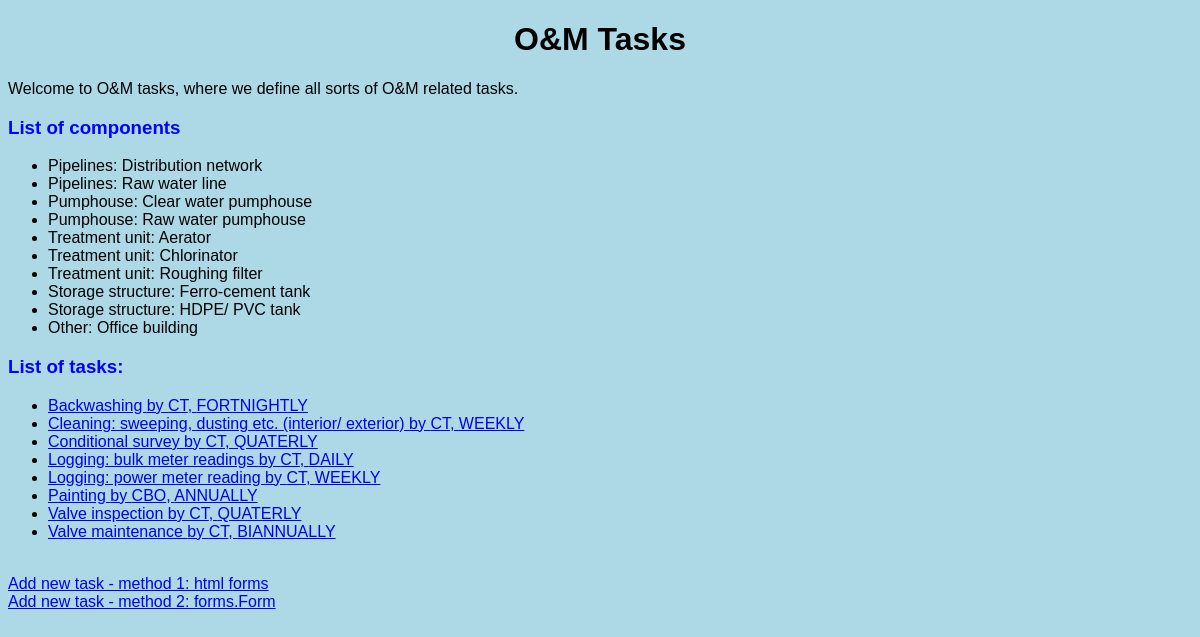
/tasks/, run on an earlier commit of the app's database.
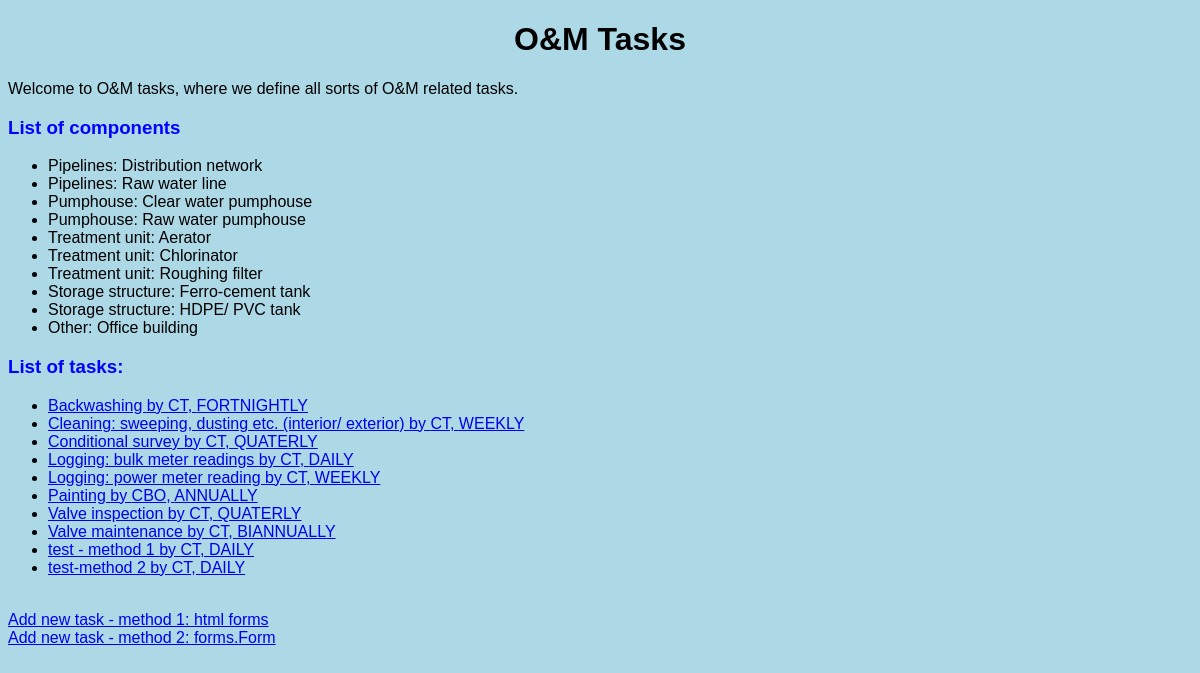
And on a later commit of the database.
### tasks/models.py (models this page shows, shortened)
class Component(models.Model):
    component_type = models.ForeignKey(Component_Type,
                                       on_delete=models.CASCADE,
                                       related_name="components")
    component = models.CharField(max_length=64)
    def __str__(self) -> str:
        return f"{self.component_type}: {self.component}"

class Component_Type(models.Model):
    component_type = models.CharField(max_length=64)
    def __str__(self) -> str:
        return f"{self.component_type.capitalize()}"
    class Meta:
        verbose_name = "Component Type"
        verbose_name_plural = "Component Types"

class Task(models.Model):
    components = models.ManyToManyField(Component, blank=True, related_name="tasks")
    task_name = models.CharField(max_length = 128)
    task_interval = models.CharField(max_length=32, choices=INTERVALS, default="DAILY")
    task_responsibility = models.CharField(max_length=32, choices=RESPONSIBILITY, default="CT")

### tasks/views.py (the view)
# urls.py: path("", views.index, name="index"),
def index(request):
    list_components = Component.objects.all().order_by('component_type', 'component')
    list_tasks = Task.objects.all().order_by('task_name', 'task_responsibility')
    return render(request, 'tasks/index.html', {
        "comps": list_components,
        "tasks": list_tasks,
    })

### tasks/templates/tasks/index.html
{% extends 'tasks/layout.html' %}
{% block body %}
    <h1>O&M Tasks</h1>
    <p>Welcome to O&M tasks, where we define all sorts of O&M related tasks.</p>
    <h3>List of components</h3>
    <ul>
        {% for comp in comps %}
            <li>{{ comp }}</li>
        {% empty %}
            <li>No components yet.</li>
        {% endfor %}
    </ul>
    <h3>List of tasks:</h3>
    <ul>
        {% for task in tasks %}
            <li>
                <a href="{% url 'tasks:view_task' task_id=task.id %}">
                    {{ task.task_name }} by {{ task.task_responsibility }}, {{ task.task_interval }}
                </a>
            </li>
        {% empty %}
            <li>No tasks yet.</li>
        {% endfor %}
    </ul>
    <br><a href="{% url 'tasks:add_task' %}">Add new task - method 1: html forms</a>
    <br><a href="{% url 'tasks:add_task_2' %}">Add new task - method 2: forms.Form</a>
{% endblock %}

What changed in the data, as far as the page shows it:
added Task: task_name "test - method 1", task_responsibility "CT", task_interval "DAILY"
added Task: task_name "test-method 2", task_responsibility "CT", task_interval "DAILY"
